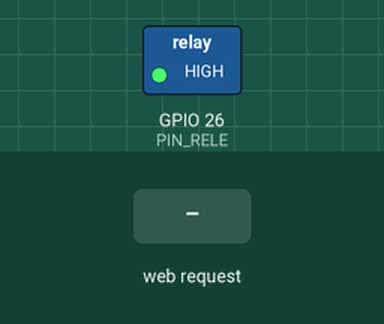
Simulated run of this sketch. Board: ESP32. On the bench: switched loads named in the sketch (green lamp = pin HIGH). The test bench sets the inputs (shaded band). WiFi joins after 1.5 s; servers stay silent unless stated; what the sketch prints to the serial monitor is not drawn.

Above: at 2.7 s.
2.8 s: HTTP request GET /bloquear received
At 3.7 s:
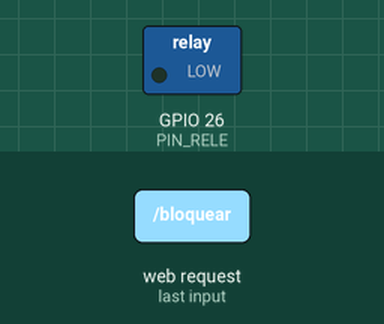
4.3 s: HTTP request GET /liberar received
At 4.8 s:
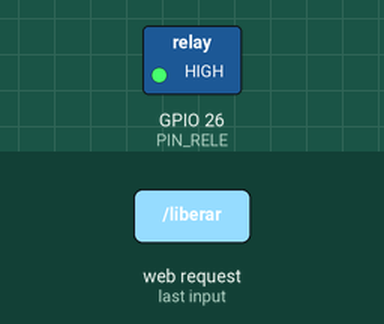
5.8 s: HTTP request GET /api/cut received
At 7.1 s:
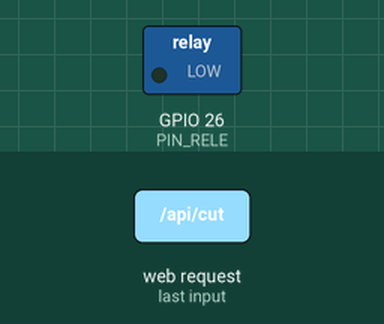
Timing chart, 0 to 8.8 s (numbered marks = the images above; inputs shaded):
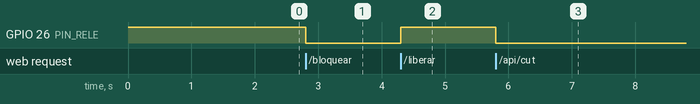

Measured:
- after the input at 2.8 s, GPIO 26 (PIN_RELE): HIGH → LOW at once
- after the input at 4.3 s, GPIO 26 (PIN_RELE): LOW → HIGH at once
- after the input at 5.8 s, GPIO 26 (PIN_RELE): HIGH → LOW at once

The sketch:

epi_guard_relay.ino
```cpp
#include <WiFi.h>
#include <WebServer.h>

// =====================================================
// WI-FI
// =====================================================
const char* ssid = "FIAP-IOT";
const char* password = "F!@p25.IOT";

// =====================================================
// RELE
// =====================================================
const int PIN_RELE = 26;
const bool RELE_ACTIVE_LOW = true;

// =====================================================
// SERVIDOR
// =====================================================
WebServer server(80);
bool bancadaBloqueada = false;

void aplicarRele(bool bloquear) {
  if (RELE_ACTIVE_LOW) {
    digitalWrite(PIN_RELE, bloquear ? LOW : HIGH);
  } else {
    digitalWrite(PIN_RELE, bloquear ? HIGH : LOW);
  }
  bancadaBloqueada = bloquear;
}

void liberarBancada() {
  aplicarRele(false);
  Serial.println("BANCADA LIBERADA - EPI OK");
}

void bloquearBancada() {
  aplicarRele(true);
  Serial.println("BANCADA BLOQUEADA - SEM EPI");
}

void enviarStatus(int statusCode = 200) {
  String resposta = "{";
  resposta += "\"bancada\":\"";
  resposta += bancadaBloqueada ? "BLOQUEADA" : "LIBERADA";
  resposta += "\",\"locked\":";
  resposta += bancadaBloqueada ? "true" : "false";
  resposta += "}";
  server.send(statusCode, "application/json", resposta);
}

void rotaLiberar() {
  liberarBancada();
  enviarStatus();
}

void rotaBloquear() {
  bloquearBancada();
  enviarStatus();
}

void rotaStatus() {
  enviarStatus();
}

void paginaInicial() {
  String statusTexto = bancadaBloqueada ? "BANCADA BLOQUEADA" : "BANCADA LIBERADA";
  String statusCor = bancadaBloqueada ? "#dc2626" : "#16a34a";
  String statusDescricao = bancadaBloqueada
    ? "Risco identificado: EPI nao detectado."
    : "EPI validado: bancada disponivel para uso.";

  String html = "<!DOCTYPE html><html lang='pt-BR'><head><meta charset='UTF-8'>";
  html += "<meta name='viewport' content='width=device-width, initial-scale=1.0'>";
  html += "<title>EPI Guard | Protecao Ativa</title>";
  html += "<style>body{margin:0;min-height:100vh;display:flex;align-items:center;justify-content:center;background:#111827;color:white;font-family:Arial,sans-serif;padding:20px}.card{width:100%;max-width:520px;background:#1f2937;padding:32px;border-radius:18px;box-shadow:0 12px 30px rgba(0,0,0,.35)}h1{margin:0 0 8px;font-size:30px}.subtitulo,.descricao-status,.rodape{color:#cbd5e1;line-height:1.45}.status{background:";
  html += statusCor;
  html += ";padding:20px;border-radius:12px;font-size:23px;font-weight:bold;margin-bottom:10px}button{width:100%;border:0;border-radius:12px;color:white;padding:19px;font-size:18px;font-weight:bold;cursor:pointer;margin-top:12px}.liberar{background:#16a34a}.bloquear{background:#dc2626}.rodape{font-size:13px;text-align:center;margin-top:26px;color:#94a3b8}</style></head><body><main class='card'>";
  html += "<h1>EPI Guard</h1><p class='subtitulo'>Prototipo de protecao ativa por visao computacional.</p>";
  html += "<div class='status'>" + statusTexto + "</div>";
  html += "<p class='descricao-status'>" + statusDescricao + "</p>";
  html += "<a href='/liberar'><button class='liberar'>COM EPI - LIBERAR BANCADA</button></a>";
  html += "<a href='/bloquear'><button class='bloquear'>SEM EPI - CORTAR BANCADA</button></a>";
  html += "<p class='rodape'>A API do backend chama /bloquear para corte e /liberar para reset manual.</p>";
  html += "</main></body></html>";
  server.send(200, "text/html", html);
}

void setup() {
  Serial.begin(115200);
  pinMode(PIN_RELE, OUTPUT);
  liberarBancada();

  Serial.println();
  Serial.println("Iniciando EPI Guard ESP32...");

  WiFi.mode(WIFI_STA);
  WiFi.begin(ssid, password);

  Serial.print("Conectando ao Wi-Fi");
  int tentativas = 0;
  while (WiFi.status() != WL_CONNECTED && tentativas < 30) {
    delay(500);
    Serial.print(".");
    tentativas++;
  }
  Serial.println();

  if (WiFi.status() == WL_CONNECTED) {
    Serial.println("Wi-Fi conectado!");
    Serial.print("Acesse: http://");
    Serial.println(WiFi.localIP());
  } else {
    Serial.println("Falha ao conectar no Wi-Fi.");
  }

  server.on("/", paginaInicial);
  server.on("/liberar", rotaLiberar);
  server.on("/bloquear", rotaBloquear);
  server.on("/status", rotaStatus);
  server.on("/api/reset", rotaLiberar);
  server.on("/api/cut", rotaBloquear);

  server.begin();
  Serial.println("Servidor iniciado.");
}

void loop() {
  server.handleClient();
}
```
